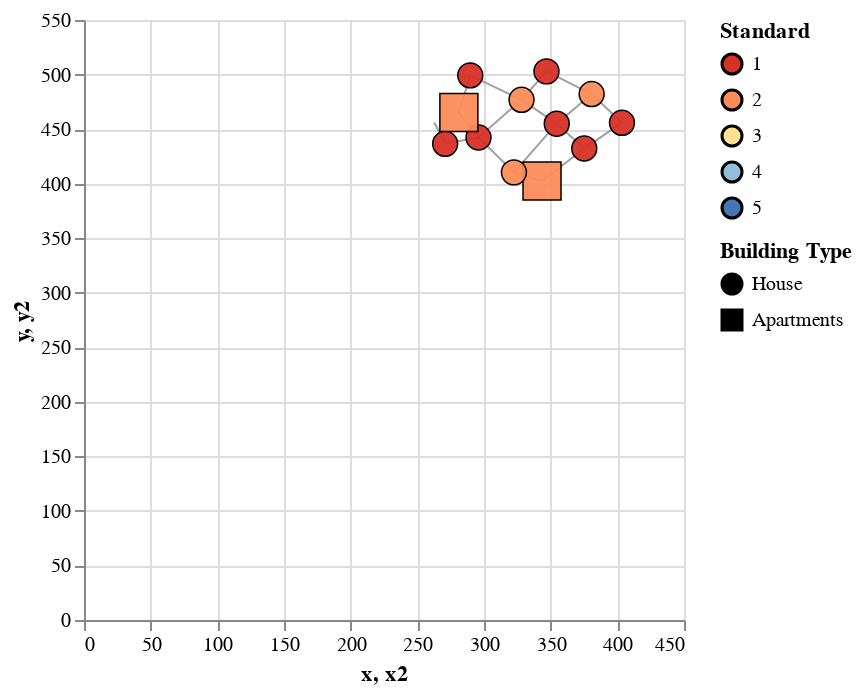

The notebook cell saved with this chart:
### Code cell
network['District_A']['assignments'].plot_interactive_assignments()

### Figure 1 — Vega specification as saved in the notebook (floating-point values rounded to 4 significant figures)
{"$schema": "https://vega.github.io/schema/vega/v5.json", "data": [{"name": "_server_source_1", "values": [{"node_id": "108", "size": 25.0, "standard": 1, "type": "House", "units": 12, "x": 289.7, "y": 499.3}, {"node_id": "53", "size": 25.0, "standard": 1, "type": "House", "units": 15, "x": 375.2, "y": 432.3}, {"node_id": "110", "size": 25.0, "standard": 1, "type": "House", "units": 4, "x": 270.9, "y": 436.5}, {"node_id": "62", "size": 25.0, "standard": 1, "type": "House", "units": 11, "x": 403.5, "y": 455.8}, {"node_id": "106", "size": 25.0, "standard": 2, "type": "House", "units": 9, "x": 380.7, "y": 482.1}, {"node_id": "64", "size": 25.0, "standard": 1, "type": "House", "units": 7, "x": 295.9, "y": 442.3}, {"node_id": "63", "size": 25.0, "standard": 1, "type": "House", "units": 4, "x": 346.9, "y": 502.9}, {"node_id": "109", "size": 25.0, "standard": 2, "type": "House", "units": 11, "x": 328.1, "y": 476.8}, {"node_id": "75", "size": 25.0, "standard": 1, "type": "House", "units": 8, "x": 354.6, "y": 455.0}, {"node_id": "107", "size": 59.0, "standard": 2, "type": "Apartments", "units": 38, "x": 281.2, "y": 465.2}, {"node_id": "61", "size": 59.0, "standard": 2, "type": "Apartments", "units": 38, "x": 343.5, "y": 402.4}, {"node_id": "94", "size": 25.0, "standard": 2, "type": "House", "units": 9, "x": 322.4, "y": 410.3}]}, {"name": "param_4_store"}, {"name": "param_1_store"}, {"name": "param_2_store"}, {"name": "source_0", "values": [{"x": 403.5, "x2": 375.2, "y": 455.8, "y2": 432.3}, {"x": 375.2, "x2": 343.5, "y": 432.3, "y2": 402.4}, {"x": 346.9, "x2": 380.7, "y": 502.9, "y2": 482.1}, {"x": 328.1, "x2": 354.6, "y": 476.8, "y2": 455.0}, {"x": 295.9, "x2": 322.4, "y": 442.3, "y2": 410.3}, {"x": 270.9, "x2": 295.9, "y": 436.5, "y2": 442.3}, {"x": 322.4, "x2": 354.6, "y": 410.3, "y2": 455.0}, {"x": 354.6, "x2": 380.7, "y": 455.0, "y2": 482.1}, {"x": 295.9, "x2": 281.2, "y": 442.3, "y2": 465.2}, {"x": 281.2, "x2": 289.7, "y": 465.2, "y2": 499.3}, {"x": 289.7, "x2": 328.1, "y": 499.3, "y2": 476.8}, {"x": 295.9, "x2": 328.1, "y": 442.3, "y2": 476.8}, {"x": 328.1, "x2": 346.9, "y": 476.8, "y2": 502.9}, {"x": 354.6, "x2": 375.2, "y": 455.0, "y2": 432.3}, {"x": 322.4, "x2": 343.5, "y": 410.3, "y2": 402.4}, {"x": 380.7, "x2": 403.5, "y": 482.1, "y2": 455.8}, {"x": 270.9, "x2": 262.7, "y": 436.5, "y2": 456.0}]}, {"name": "source_1", "source": "_server_source_1", "transform": [{"type": "filter", "expr": "(!length(data(\"param_1_store\")) || vlSelectionTest(\"param_1_store\", datum)) && (!length(data(\"param_2_store\")) || vlSelectionTest(\"param_2_store\", datum))"}, {"type": "filter", "expr": "isValid(datum[\"x\"]) && isFinite(+datum[\"x\"]) && isValid(datum[\"y\"]) && isFinite(+datum[\"y\"]) && isValid(datum[\"size\"]) && isFinite(+datum[\"size\"])"}, {"type": "project", "fields": ["node_id", "size", "standard", "type", "units", "x", "y"]}]}, {"name": "source_1_size_domain_size", "source": "source_1", "transform": [{"type": "formula", "expr": "+datum['size']", "as": "size"}, {"type": "aggregate", "groupby": [], "fields": ["size", "size"], "ops": ["min", "max"], "as": ["min", "max"]}]}], "signals": [{"name": "param_2_standard_legend", "value": null, "on": [{"events": [{"source": "view", "markname": "standard_legend_symbols", "type": "click"}, {"source": "view", "markname": "standard_legend_labels", "type": "click"}, {"source": "view", "markname": "standard_legend_entries", "type": "click"}], "update": "isDefined(datum.value) ? datum.value : item().items[0].items[0].datum.value", "force": true}, {"events": [{"source": "view", "type": "click"}], "update": "!event.item || !datum ? null : param_2_standard_legend", "force": true}]}, {"name": "param_1_type_legend", "value": null, "on": [{"events": [{"source": "view", "markname": "type_legend_symbols", "type": "click"}, {"source": "view", "markname": "type_legend_labels", "type": "click"}, {"source": "view", "markname": "type_legend_entries", "type": "click"}], "update": "isDefined(datum.value) ? datum.value : item().items[0].items[0].datum.value", "force": true}, {"events": [{"source": "view", "type": "click"}], "update": "!event.item || !datum ? null : param_1_type_legend", "force": true}]}, {"name": "unit", "value": {}, "on": [{"events": "pointermove", "update": "isTuple(group()) ? group() : unit"}]}, {"name": "param_4", "update": "vlSelectionResolve(\"param_4_store\", \"union\")"}, {"name": "param_1", "update": "vlSelectionResolve(\"param_1_store\", \"union\", true, true)"}, {"name": "param_2", "update": "vlSelectionResolve(\"param_2_store\", \"union\", true, true)"}, {"name": "param_4_x", "on": [{"events": [{"source": "view", "type": "dblclick"}], "update": "null"}, {"events": {"signal": "param_4_translate_delta"}, "update": "panLinear(param_4_translate_anchor.extent_x, -param_4_translate_delta.x / width)"}, {"events": {"signal": "param_4_zoom_delta"}, "update": "zoomLinear(domain(\"x\"), param_4_zoom_anchor.x, param_4_zoom_delta)"}]}, {"name": "param_4_y", "on": [{"events": [{"source": "view", "type": "dblclick"}], "update": "null"}, {"events": {"signal": "param_4_translate_delta"}, "update": "panLinear(param_4_translate_anchor.extent_y, param_4_translate_delta.y / height)"}, {"events": {"signal": "param_4_zoom_delta"}, "update": "zoomLinear(domain(\"y\"), param_4_zoom_anchor.y, param_4_zoom_delta)"}]}, {"name": "param_4_tuple", "on": [{"events": [{"signal": "param_4_x || param_4_y"}], "update": "param_4_x && param_4_y ? {unit: \"view_3\", fields: param_4_tuple_fields, values: [param_4_x,param_4_y]} : null"}]}, {"name": "param_4_tuple_fields", "value": [{"field": "x", "channel": "x", "type": "R"}, {"field": "y", "channel": "y", "type": "R"}]}, {"name": "param_4_translate_anchor", "value": {}, "on": [{"events": [{"source": "scope", "type": "pointerdown"}], "update": "{x: x(unit), y: y(unit), extent_x: domain(\"x\"), extent_y: domain(\"y\")}"}]}, {"name": "param_4_translate_delta", "value": {}, "on": [{"events": [{"source": "window", "between": [{"source": "scope", "type": "pointerdown"}, {"source": "window", "type": "pointerup"}], "type": "pointermove", "consume": true}], "update": "{x: param_4_translate_anchor.x - x(unit), y: param_4_translate_anchor.y - y(unit)}"}]}, {"name": "param_4_zoom_anchor", "on": [{"events": [{"source": "scope", "consume": true, "type": "wheel"}], "update": "{x: invert(\"x\", x(unit)), y: invert(\"y\", y(unit))}"}]}, {"name": "param_4_zoom_delta", "on": [{"events": [{"source": "scope", "consume": true, "type": "wheel"}], "update": "pow(1.001, event.deltaY * pow(16, event.deltaMode))", "force": true}]}, {"name": "param_4_modify", "on": [{"events": {"signal": "param_4_tuple"}, "update": "modify(\"param_4_store\", param_4_tuple, true)"}]}, {"name": "param_1_tuple", "update": "param_1_type_legend !== null ? {fields: param_1_tuple_fields, values: [param_1_type_legend]} : null"}, {"name": "param_1_tuple_fields", "value": [{"type": "E", "field": "type"}]}, {"name": "param_1_toggle", "value": false, "on": [{"events": {"merge": [{"source": "view", "type": "click"}]}, "update": "event.shiftKey"}]}, {"name": "param_1_modify", "on": [{"events": {"signal": "param_1_tuple"}, "update": "modify(\"param_1_store\", param_1_toggle ? null : param_1_tuple, param_1_toggle ? null : true, param_1_toggle ? param_1_tuple : null)"}]}, {"name": "param_2_tuple", "update": "param_2_standard_legend !== null ? {fields: param_2_tuple_fields, values: [param_2_standard_legend]} : null"}, {"name": "param_2_tuple_fields", "value": [{"type": "E", "field": "standard"}]}, {"name": "param_2_toggle", "value": false, "on": [{"events": {"merge": [{"source": "view", "type": "click"}]}, "update": "event.shiftKey"}]}, {"name": "param_2_modify", "on": [{"events": {"signal": "param_2_tuple"}, "update": "modify(\"param_2_store\", param_2_toggle ? null : param_2_tuple, param_2_toggle ? null : true, param_2_toggle ? param_2_tuple : null)"}]}], "marks": [{"type": "rule", "name": "view_3_marks", "from": {"data": "source_0"}, "encode": {"update": {"y": {"field": "y", "scale": "y"}, "x2": {"field": "x2", "scale": "x"}, "opacity": {"value": 0.75}, "x": {"field": "x", "scale": "x"}, "strokeWidth": {"value": 1}, "y2": {"field": "y2", "scale": "y"}, "stroke": {"value": "gray"}}}, "style": ["rule"], "clip": true, "interactive": true}, {"type": "symbol", "name": "view_2_marks", "from": {"data": "source_1"}, "encode": {"update": {"fill": {"field": "standard", "scale": "color"}, "size": {"field": "size", "scale": "size"}, "y": {"field": "y", "scale": "y"}, "fillOpacity": {"value": 0.95}, "tooltip": {"signal": "{\"Node\": isValid(datum[\"node_id\"]) ? datum[\"node_id\"] : \"\"+datum[\"node_id\"], \"Type\": isValid(datum[\"type\"]) ? datum[\"type\"] : \"\"+datum[\"type\"], \"Standard\": isValid(datum[\"standard\"]) ? datum[\"standard\"] : \"\"+datum[\"standard\"], \"Units\": format(datum[\"units\"], \"\")}"}, "x": {"field": "x", "scale": "x"}, "shape": {"field": "type", "scale": "shape"}, "strokeWidth": {"value": 0.75}, "stroke": {"value": "black"}}}, "style": ["point"], "clip": true, "interactive": true}], "scales": [{"name": "x", "type": "linear", "domain": {"fields": [{"data": "source_0", "field": "x"}, {"data": "source_0", "field": "x2"}, {"data": "source_1", "field": "x"}]}, "range": [0, {"signal": "width"}], "nice": true, "zero": true, "domainRaw": {"signal": "param_4[\"x\"]"}}, {"name": "y", "type": "linear", "domain": {"fields": [{"data": "source_0", "field": "y"}, {"data": "source_0", "field": "y2"}, {"data": "source_1", "field": "y"}]}, "range": [{"signal": "height"}, 0], "domainRaw": {"signal": "param_4[\"y\"]"}, "nice": true, "zero": true}, {"name": "color", "type": "ordinal", "domain": [1, 2, 3, 4, 5], "range": ["#d73027", "#fc8d59", "#fee090", "#91bfdb", "#4575b4"]}, {"name": "size", "type": "linear", "domain": [{"signal": "(data(\"source_1_size_domain_size\")[0] || {}).min"}, {"signal": "(data(\"source_1_size_domain_size\")[0] || {}).max"}], "range": [4, 361], "zero": true}, {"name": "shape", "type": "ordinal", "domain": ["House", "Apartments"], "range": ["circle", "square"]}], "axes": [{"scale": "x", "maxExtent": 0, "minExtent": 0, "zindex": 0, "labels": false, "ticks": false, "orient": "bottom", "grid": true, "aria": false, "gridScale": "y", "tickCount": {"signal": "ceil(width/40)"}, "domain": false}, {"scale": "y", "zindex": 0, "aria": false, "orient": "left", "ticks": false, "labels": false, "tickCount": {"signal": "ceil(height/40)"}, "maxExtent": 0, "grid": true, "gridScale": "x", "minExtent": 0, "domain": false}, {"scale": "x", "title": "x, x2", "labelOverlap": true, "grid": false, "labelFlush": true, "tickCount": {"signal": "ceil(width/40)"}, "zindex": 0, "orient": "bottom"}, {"scale": "y", "labelOverlap": true, "title": "y, y2", "grid": false, "tickCount": {"signal": "ceil(height/40)"}, "orient": "left", "zindex": 0}], "padding": 5, "legends": [{"title": "Standard", "fill": "color", "symbolType": "circle", "encode": {"labels": {"name": "standard_legend_labels", "interactive": true, "update": {"opacity": [{"test": "(!length(data(\"param_2_store\")) || (param_2[\"standard\"] && indexof(param_2[\"standard\"], datum.value) >= 0))", "value": 1}, {"value": 0.35}]}}, "symbols": {"name": "standard_legend_symbols", "interactive": true, "update": {"stroke": {"value": "black"}, "opacity": [{"test": "(!length(data(\"param_2_store\")) || (param_2[\"standard\"] && indexof(param_2[\"standard\"], datum.value) >= 0))", "value": 1}, {"value": 0.35}]}}, "entries": {"name": "standard_legend_entries", "interactive": true, "update": {"fill": {"value": "transparent"}}}}}, {"title": "Building Type", "shape": "shape", "symbolType": "circle", "encode": {"labels": {"name": "type_legend_labels", "interactive": true, "update": {"opacity": [{"test": "(!length(data(\"param_1_store\")) || (param_1[\"type\"] && indexof(param_1[\"type\"], datum.value) >= 0))", "value": 1}, {"value": 0.35}]}}, "symbols": {"name": "type_legend_symbols", "interactive": true, "update": {"fill": {"value": "black"}, "stroke": {"value": "black"}, "fillOpacity": {"value": 1}, "opacity": [{"test": "(!length(data(\"param_1_store\")) || (param_1[\"type\"] && indexof(param_1[\"type\"], datum.value) >= 0))", "value": 1}, {"value": 0.35}]}}, "entries": {"name": "type_legend_entries", "interactive": true, "update": {"fill": {"value": "transparent"}}}}}], "height": 300, "style": "cell", "width": 300, "background": "white"}
